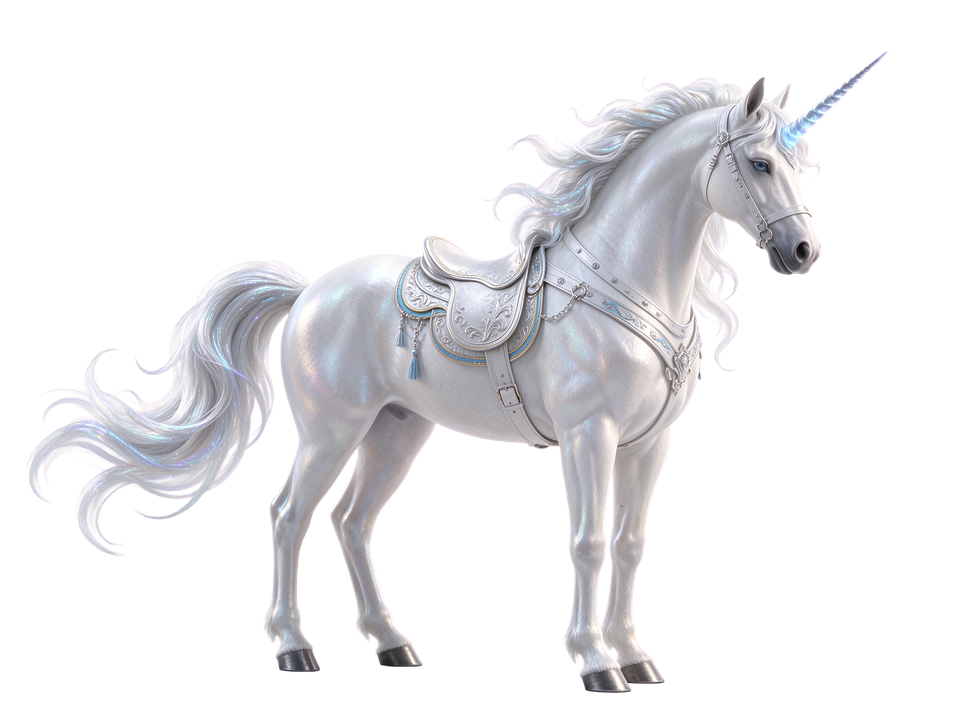
#> input picture tools/形象/坐骑/_unicorn_raw.png, 970 x 728 px, shrunk from 1773 x 1330 before the run
$ python ride_matte3.py '形象/坐骑/_unicorn_raw.png' '形象/坐骑/_unicorn_raw.png'
#> lines starting #> are read from the running program, lines starting #| are printed output that depends on the picture; after the words box and inside, x2 and y2 are one past the last pixel; in counts of white or black regions, pixels touching at a corner belong together
"""连通域抠图：从边框泛洪去掉与边框相连的近白背景，人物内部白色衣服因有描边包围不会被吃。"""
import sys
from PIL import Image, ImageDraw
import numpy as np


def matte(src, dst, thr=238.0, ramp=12.0):
#> called with src = '形象/坐骑/_unicorn_raw.png', dst = '形象/坐骑/_unicorn_raw.png', thr = 238, ramp = 12
    im = Image.open(src).convert("RGB")
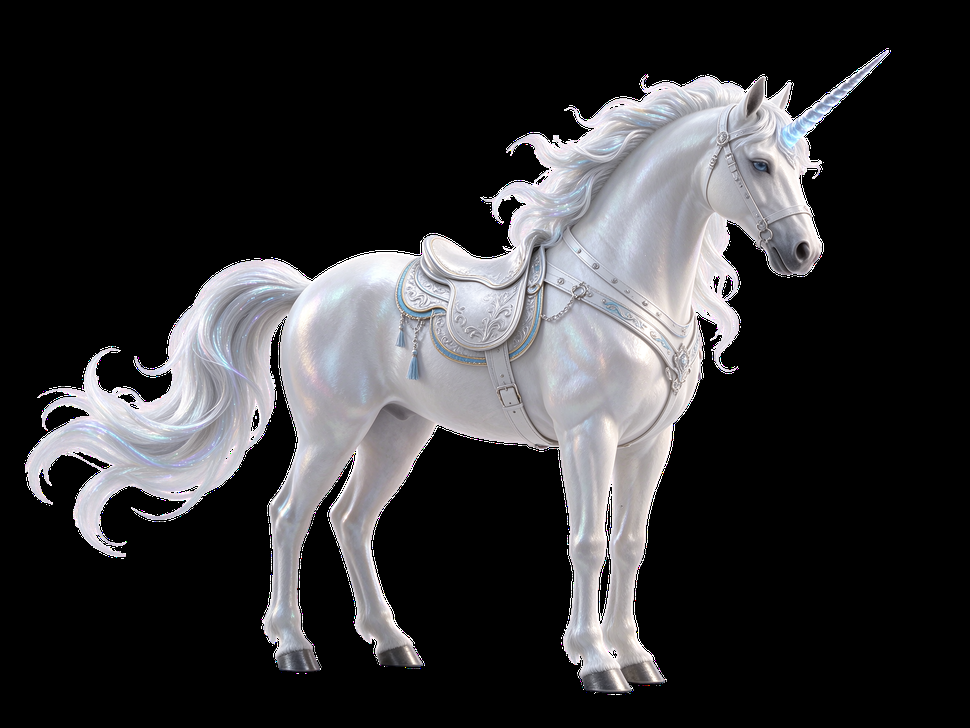
#> im: PIL image 970x728 RGB; mean R, G, B 53, 52.5, 54.5
    a = np.array(im).astype(np.float32)
    mn = a.min(axis=2)
    mask = Image.new("L", im.size, 0)
#> mask: PIL image 970x728 L; every value is 0
    mask.putdata(np.where(mn >= thr, 255, 0).astype(np.uint8).ravel().tolist())
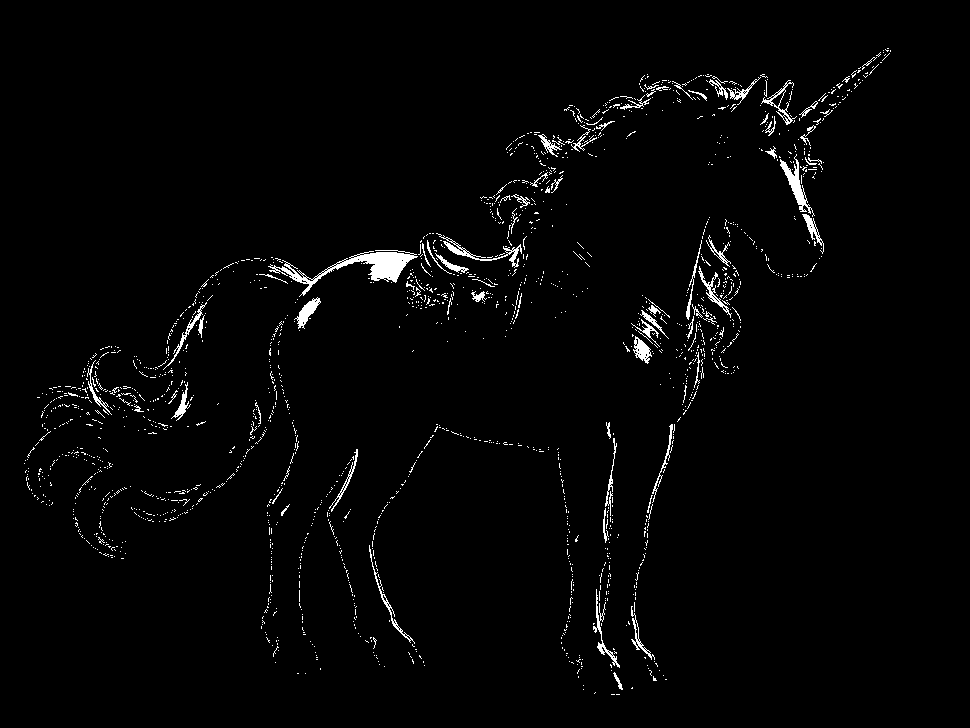
#> mask: PIL image 970x728 L; 2% white in thin lines or dots, all inside (x1, y1, x2, y2) = (24, 48, 891, 695)
    w, h = im.size
#> w = 970; h = 728
    for seed in [(0, 0), (w - 1, 0), (0, h - 1), (w - 1, h - 1)]:
        if mask.getpixel(seed) == 255:
            ImageDraw.floodfill(mask, seed, 128)
    bgmask = np.array(mask) == 128
    al = np.where(mn >= thr - ramp, np.clip((thr - mn) / ramp, 0, 1), 1.0)
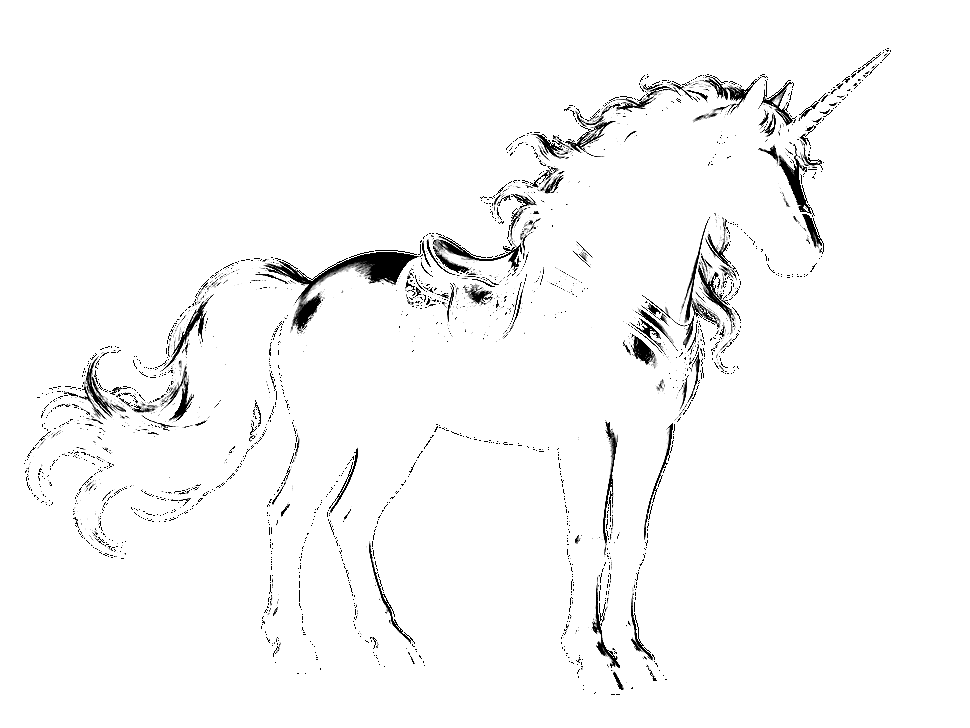
#> al: shape (728, 970) float32; min 0, max 1, mean 0.972
    al = np.where(bgmask, 0.0, al).astype(np.float32)
    base = thr
    safe = np.where(al > 0.02, al, 1.0)
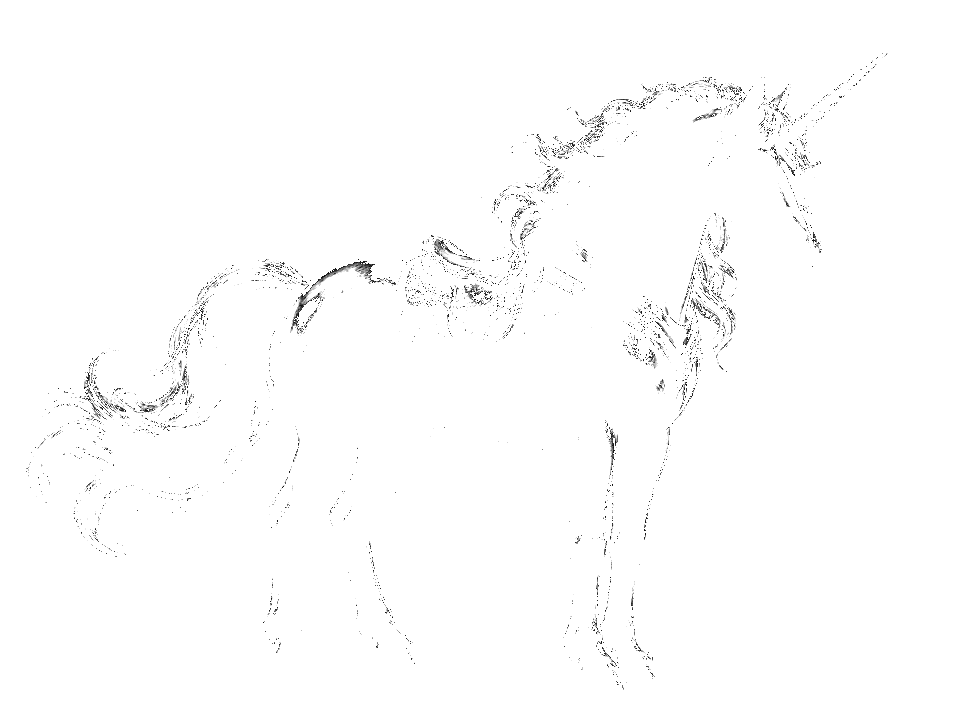
#> safe: shape (728, 970) float32; min 0.0833, max 1, mean 0.992
    rgb = np.clip((a - (1 - al[..., None]) * base) / safe[..., None], 0, 255)
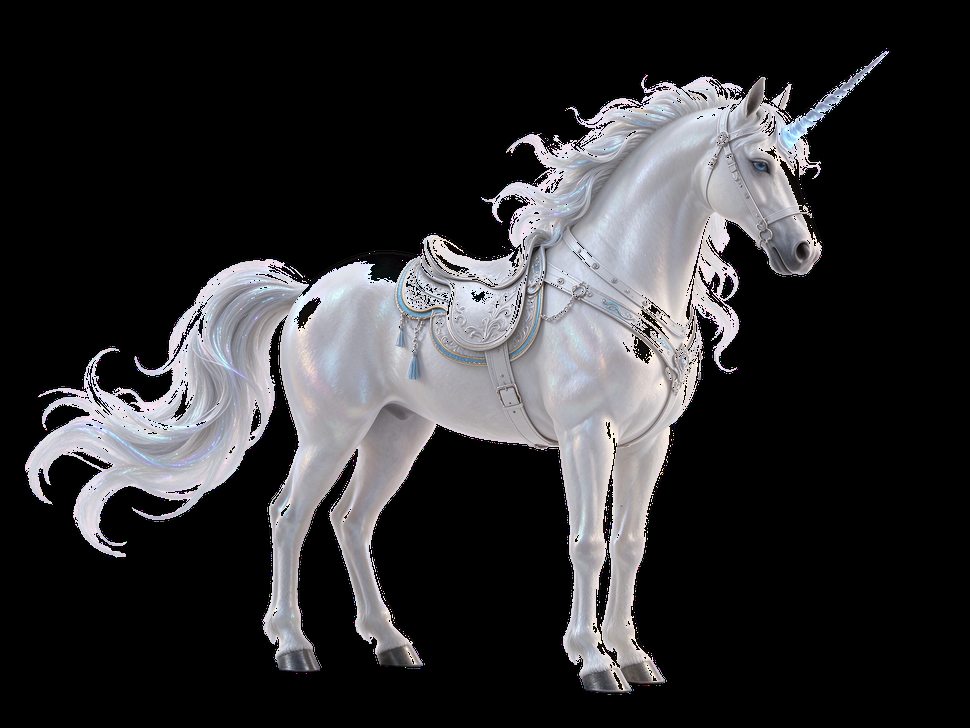
#> rgb: shape (728, 970, 3) float32; mean R, G, B 48.1, 47.6, 49.6
    out = np.dstack([rgb, al * 255]).astype(np.uint8)
    c = Image.fromarray(out, "RGBA")
    arr = np.array(c)
    m = arr[:, :, 3] > 20
    ys, xs = np.where(m)
    c = c.crop((max(0, xs.min() - 1), max(0, ys.min() - 1), xs.max() + 2, ys.max() + 2))
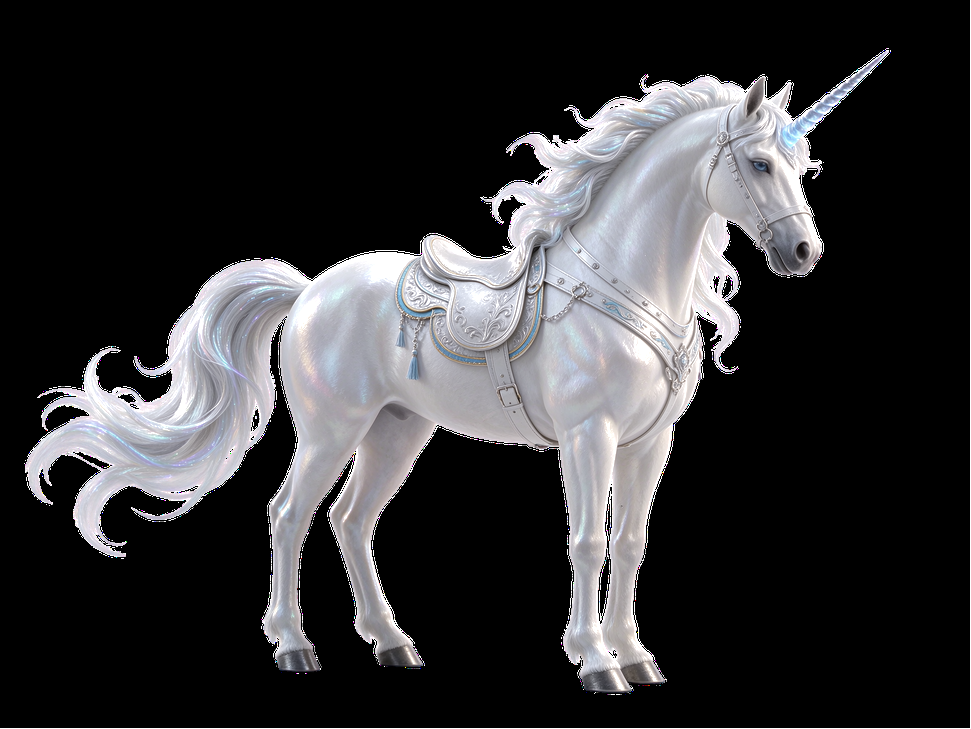
#> c: PIL image 971x729 RGBA; mean R, G, B, A 48, 47.5, 49.5, 247.2; transparent parts drawn white
    c.save(dst)
    print("matte", dst, c.size, "bg掉率", round(float(bgmask.mean()), 3))
#| matte 形象/坐骑/_unicorn_raw.png (971, 729) bg掉率 0.0
    return c


if __name__ == "__main__":
    matte(sys.argv[1], sys.argv[2])
